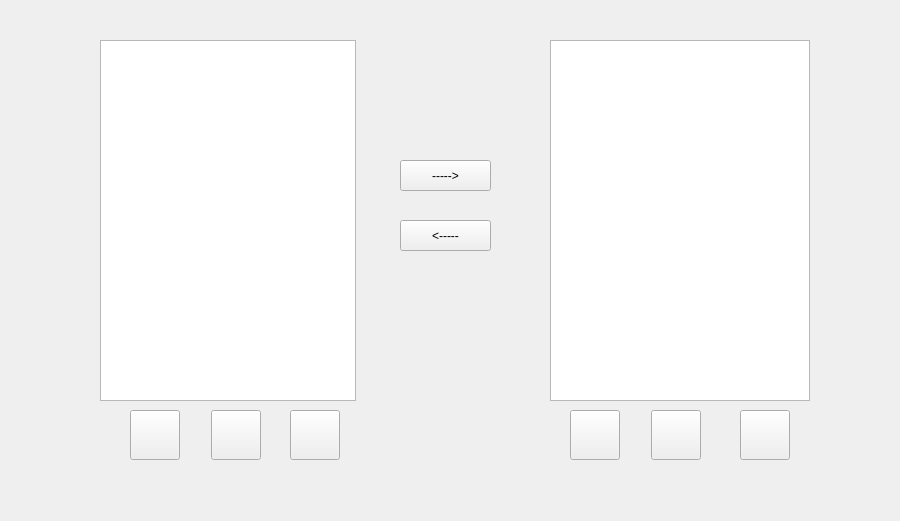
<?xml version="1.0" encoding="UTF-8"?>
<ui version="4.0">
 <class>Form</class>
 <widget class="QWidget" name="Form">
  <property name="geometry">
   <rect>
    <x>0</x>
    <y>0</y>
    <width>900</width>
    <height>521</height>
   </rect>
  </property>
  <property name="sizePolicy">
   <sizepolicy hsizetype="Expanding" vsizetype="Expanding">
    <horstretch>1</horstretch>
    <verstretch>0</verstretch>
   </sizepolicy>
  </property>
  <property name="minimumSize">
   <size>
    <width>900</width>
    <height>521</height>
   </size>
  </property>
  <property name="maximumSize">
   <size>
    <width>900</width>
    <height>521</height>
   </size>
  </property>
  <property name="windowTitle">
   <string>Directorios</string>
  </property>
  <property name="layoutDirection">
   <enum>Qt::LeftToRight</enum>
  </property>
  <widget class="QListWidget" name="Explorer1">
   <property name="geometry">
    <rect>
     <x>100</x>
     <y>40</y>
     <width>256</width>
     <height>361</height>
    </rect>
   </property>
  </widget>
  <widget class="QListWidget" name="Explorer2">
   <property name="geometry">
    <rect>
     <x>550</x>
     <y>40</y>
     <width>260</width>
     <height>361</height>
    </rect>
   </property>
  </widget>
  <widget class="QPushButton" name="NDir1">
   <property name="geometry">
    <rect>
     <x>211</x>
     <y>410</y>
     <width>50</width>
     <height>50</height>
    </rect>
   </property>
   <property name="text">
    <string/>
   </property>
   <property name="icon">
    <iconset>
     <normaloff>newFolder.ico</normaloff>newFolder.ico</iconset>
   </property>
   <property name="iconSize">
    <size>
     <width>20</width>
     <height>20</height>
    </size>
   </property>
  </widget>
  <widget class="QPushButton" name="Delete1">
   <property name="geometry">
    <rect>
     <x>290</x>
     <y>410</y>
     <width>50</width>
     <height>50</height>
    </rect>
   </property>
   <property name="text">
    <string/>
   </property>
   <property name="icon">
    <iconset>
     <normaloff>trash.ico</normaloff>trash.ico</iconset>
   </property>
   <property name="iconSize">
    <size>
     <width>20</width>
     <height>20</height>
    </size>
   </property>
  </widget>
  <widget class="QPushButton" name="NDir2">
   <property name="geometry">
    <rect>
     <x>651</x>
     <y>410</y>
     <width>50</width>
     <height>50</height>
    </rect>
   </property>
   <property name="text">
    <string/>
   </property>
   <property name="icon">
    <iconset>
     <normaloff>newFolder.ico</normaloff>newFolder.ico</iconset>
   </property>
   <property name="iconSize">
    <size>
     <width>20</width>
     <height>20</height>
    </size>
   </property>
  </widget>
  <widget class="QPushButton" name="DFile1">
   <property name="geometry">
    <rect>
     <x>570</x>
     <y>410</y>
     <width>50</width>
     <height>50</height>
    </rect>
   </property>
   <property name="text">
    <string/>
   </property>
   <property name="icon">
    <iconset>
     <normaloff>newFile.ico</normaloff>newFile.ico</iconset>
   </property>
   <property name="iconSize">
    <size>
     <width>20</width>
     <height>20</height>
    </size>
   </property>
  </widget>
  <widget class="QPushButton" name="Delete2">
   <property name="geometry">
    <rect>
     <x>740</x>
     <y>410</y>
     <width>50</width>
     <height>50</height>
    </rect>
   </property>
   <property name="text">
    <string/>
   </property>
   <property name="icon">
    <iconset>
     <normaloff>trash.ico</normaloff>trash.ico</iconset>
   </property>
   <property name="iconSize">
    <size>
     <width>20</width>
     <height>20</height>
    </size>
   </property>
  </widget>
  <widget class="QPushButton" name="Of1To2">
   <property name="geometry">
    <rect>
     <x>400</x>
     <y>160</y>
     <width>91</width>
     <height>31</height>
    </rect>
   </property>
   <property name="text">
    <string>-----&gt;</string>
   </property>
  </widget>
  <widget class="QPushButton" name="Of2To1">
   <property name="geometry">
    <rect>
     <x>400</x>
     <y>220</y>
     <width>91</width>
     <height>31</height>
    </rect>
   </property>
   <property name="text">
    <string>&lt;-----</string>
   </property>
  </widget>
  <widget class="QPushButton" name="NFile1">
   <property name="geometry">
    <rect>
     <x>130</x>
     <y>410</y>
     <width>50</width>
     <height>50</height>
    </rect>
   </property>
   <property name="text">
    <string/>
   </property>
   <property name="icon">
    <iconset>
     <normaloff>newFile.ico</normaloff>newFile.ico</iconset>
   </property>
   <property name="iconSize">
    <size>
     <width>20</width>
     <height>20</height>
    </size>
   </property>
  </widget>
 </widget>
 <resources/>
 <connections/>
</ui>
